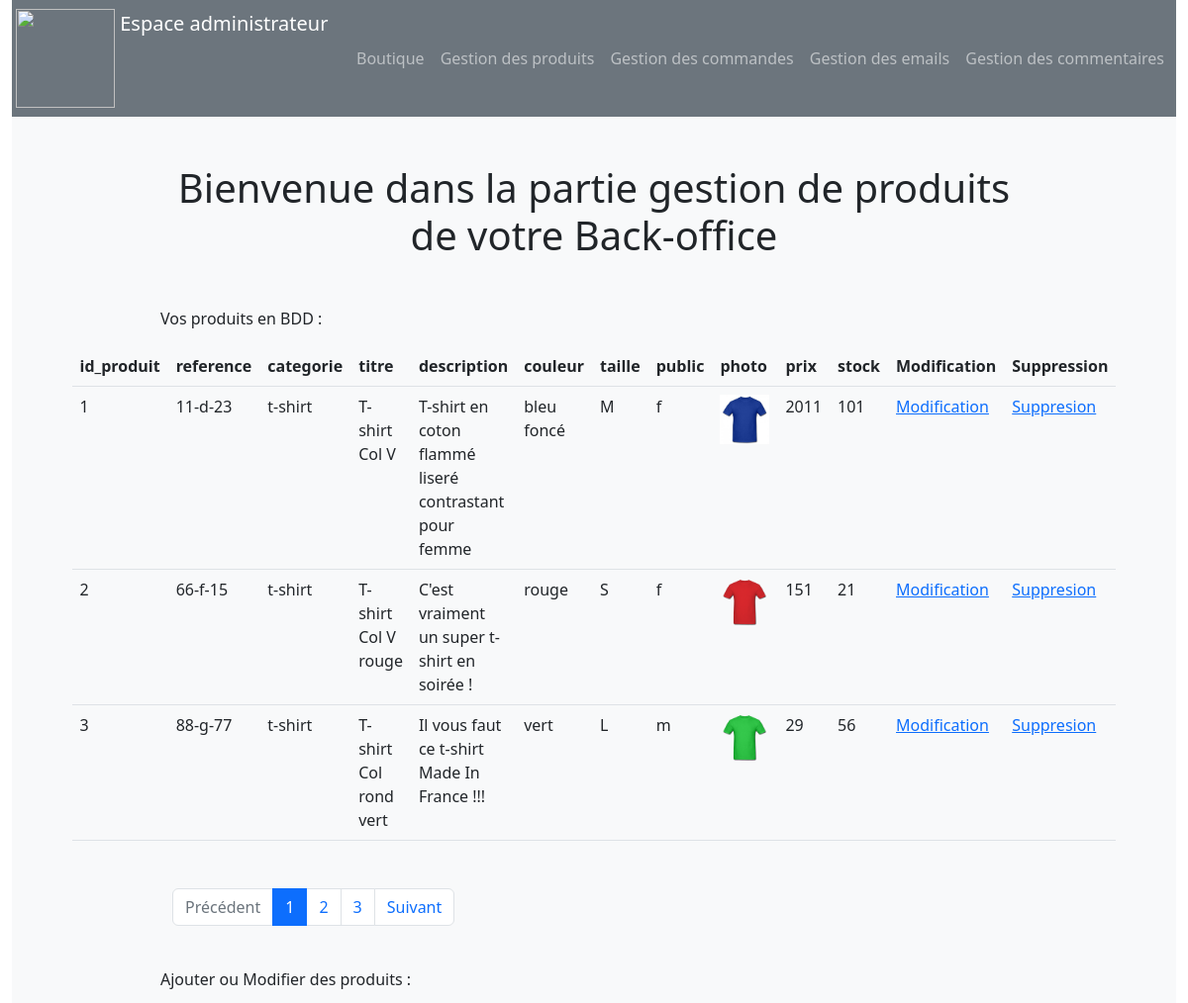
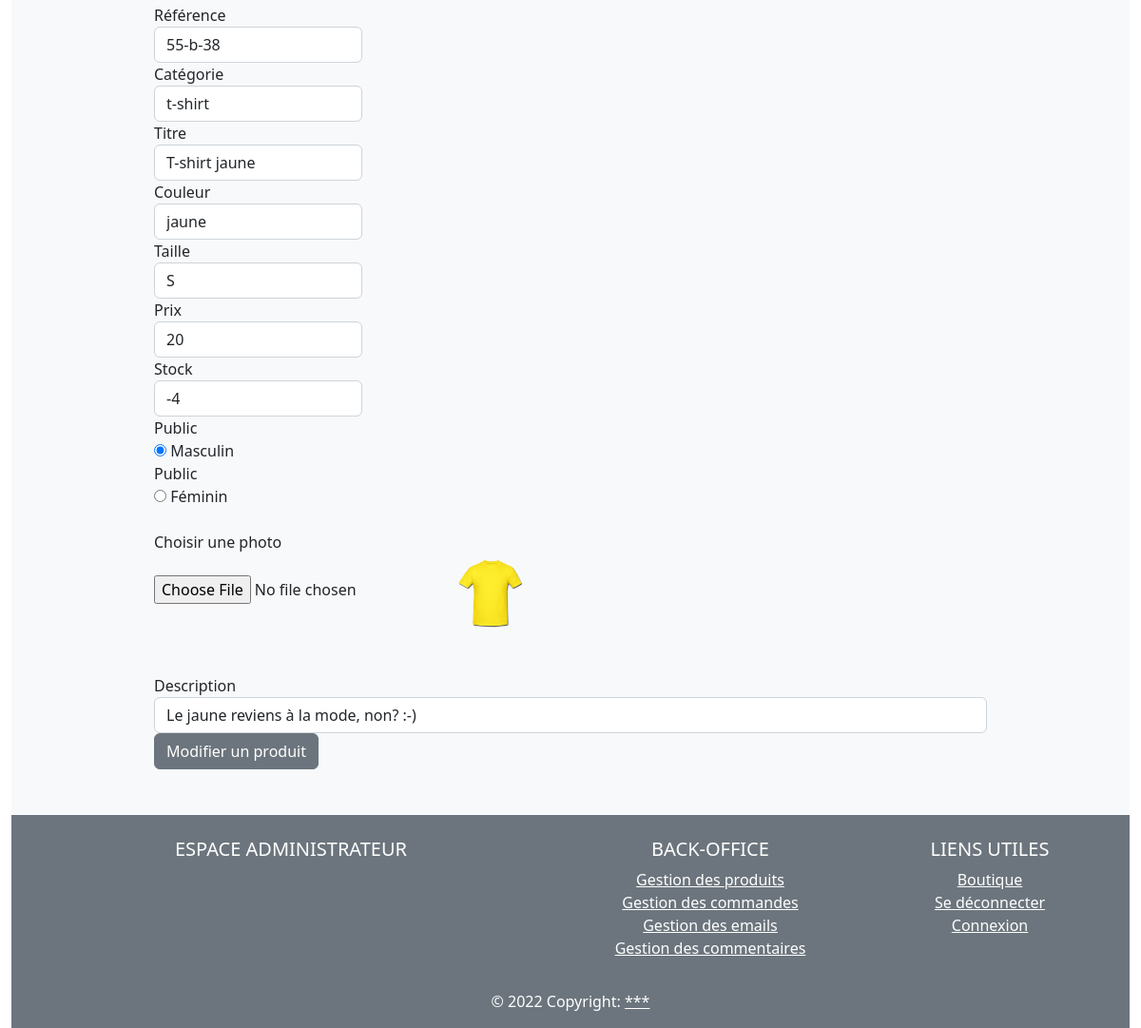
Screenshot of /admin/gestion_produits.php?action=modification&id_produit=4 with the database file from the repository (2 pictures, top to bottom).
### tables this page shows
CREATE TABLE `produit` (
  `id_produit` int(3) NOT NULL,
  `reference` varchar(20) NOT NULL,
  `categorie` varchar(20) NOT NULL,
  `titre` varchar(100) NOT NULL,
  `description` text NOT NULL,
  `couleur` varchar(20) NOT NULL,
  `taille` varchar(5) NOT NULL,
  `public` enum('m','f','mixte') NOT NULL,
  `photo` varchar(250) NOT NULL,
  `prix` int(3) NOT NULL,
  `stock` int(3) NOT NULL
);

### inc/fonction.php (called while the page is built, shortened)
<?php
    function pagination($pdo, $nombreArticlePagePage, $requeteSQL) {
        $articlesParPage = $nombreArticlePagePage;
        if(isset($_GET["page"]) && !empty($_GET["page"])) {
            $pageEnCours = $_GET["page"];
        } else {
            $pageEnCours = 1;
        }
        $nbrArticles = $pdo->query($requeteSQL)->fetchColumn();
        $pages = ceil($nbrArticles / $articlesParPage);
        $premierArticle = ($pageEnCours * $articlesParPage)  - $articlesParPage;
        $elemForPagination = ["nbrArticles" => $nbrArticles, "pages" => $pages, "premierArticle" => $premierArticle, "pageEnCours" => $pageEnCours];
        return $elemForPagination;
    }
?>

### admin/gestion_produits.php (the view, shortened to what this page needs)
<?php
require_once("../inc/init.php");
    if(isset($_GET["action"]) && $_GET["action"] == "modification") {
        $r = $pdo->query("SELECT * FROM produit WHERE id_produit = '$_GET[id_produit]' ");
        $produit = $r->fetch(PDO::FETCH_ASSOC);
    }
    $elementsPourLaPagination = pagination($pdo, 3, "SELECT COUNT(*) FROM produit");
$stmt = $pdo->query("SELECT * FROM produit LIMIT $elementsPourLaPagination[premierArticle], 3");
$reference = (isset($produit)) ? $produit["reference"] : "";
$categorie = (isset($produit)) ? $produit["categorie"] : "";
$titre = (isset($produit)) ? $produit["titre"] : "";
$description = (isset($produit)) ? $produit["description"] : "";
$couleur = (isset($produit)) ? $produit["couleur"] : "";
$taille = (isset($produit)) ? $produit["taille"] : "";
$photo = (isset($produit)) ? $produit["photo"] : "";
$prix = (isset($produit)) ? $produit["prix"] : "";
$stock = (isset($produit)) ? $produit["stock"] : "";
require_once("inc/header.php");
?>
<h1 class='mb-5 text-center'>Bienvenue dans la partie gestion de produits de votre Back-office</h1>
<p>Vos produits en BDD :</p>
<table class="table mb-5">
  <thead class="thead-dark">
    <tr>
        <?php for ($i = 0; $i < $stmt->columnCount(); $i++) {
            $col = $stmt->getColumnMeta($i); ?>
            <th scope="col"><?= $col['name']; ?></th>
        <?php } ?>
        <th scope="col"> Modification  </th>
        <th scope="col"> Suppression  </th>
    </tr>
  </thead>
  <tbody>
        <?php foreach($stmt->fetchAll(PDO::FETCH_ASSOC) as $index => $produit) { ?>
            <tr>
                <?php foreach($produit as $index => $valeur) {
                    if($index == 'photo') { ?>
                        <td> <img style="width:50px" src="<?= $valeur; ?>" alt=""> </td>
                    <?php } else { ?>
                        <td> <?php echo $produit[$index];  ?> </td>
                    <?php } ?>
                <?php } ?>
                <td> <a href="?action=modification&id_produit=<?= $produit["id_produit"]?>#ajout_modif"> Modification </a> </td>
                <td> <a href="?action=suppression&id_produit=<?= $produit["id_produit"]?>"> Suppresion </a> </td>
            </tr>
       <?php } ?>
  </tbody>
</table>
<div class="row col-md-12">
    <nav aria-label="Page navigation example">
    <ul class="pagination">
        <li class="page-item <?php echo ($elementsPourLaPagination["pageEnCours"] == 1) ? "disabled" : ""; ?>">
            <a class="page-link" href="?page=<?php echo $elementsPourLaPagination["pageEnCours"] - 1; ?>">Précédent</a>
        </li>
        <?php for($page = 1; $page <= $elementsPourLaPagination["pages"]; $page++) { ?>
            <li class="page-item <?php echo ($elementsPourLaPagination["pageEnCours"] == $page) ? "active" : ""; ?>">
                <a class="page-link" href="?page=<?php echo $page; ?>"><?php echo $page; ?></a>
            </li>
        <?php } ?>
        <li class="page-item <?php echo ($elementsPourLaPagination["pageEnCours"] == $elementsPourLaPagination["pages"]) ? "disabled" : ""; ?>">
            <a class="page-link" href="?page=<?php echo $elementsPourLaPagination["pageEnCours"] + 1; ?>">Suivant</a>
        </li>
    </ul>
    </nav>
</div>
<p id="ajout_modif">Ajouter ou Modifier des produits :</p>
<form action="" method="POST" enctype="multipart/form-data">
    <div class="form-row">
        <div class="form-group col-md-3">
            <label for="reference">Référence</label>
            <input type="text" class="form-control" id="reference" name="reference" value="<?= $reference; ?>">
        </div>
        <div class="form-group col-md-3">
            <label for="categorie">Catégorie</label>
            <input type="text" class="form-control" id="categorie" name="categorie" value="<?= $categorie; ?>">
        </div>
        <div class="form-group col-md-3">
            <label for="titre">Titre</label>
            <input type="text" class="form-control" id="titre" name="titre" value="<?= $titre; ?>">
        </div>
        <div class="form-group col-md-3">
            <label for="couleur">Couleur</label>
            <input type="text" class="form-control" id="couleur" name="couleur" value="<?= $couleur; ?>">
        </div>
        <div class="form-group col-md-3">
            <label for="taille">Taille</label>
            <input type="text" class="form-control" id="taille" name="taille" value="<?= $taille; ?>">
        </div>
        <div class="form-group col-md-3">
            <label for="prix">Prix</label>
            <input type="text" class="form-control" id="prix" name="prix" value="<?= $prix; ?>">
        </div>
        <div class="form-group col-md-3">
            <label for="stock">Stock</label>
            <input type="text" class="form-control" id="stock" name="stock" value="<?= $stock; ?>">
        </div>
        <div class="form-group col-md-2">
            <label for="public_m">Public</label>
            <div class="custom-control custom-radio">
                <input type="radio" id="public_m" name="public" class="custom-control-input" value="m" checked>
                <label class="custom-control-label" for="public_m">Masculin</label>
            </div>
            <label for="public_f">Public</label>
            <div class="custom-control custom-radio">
                <input type="radio" id="public_f" name="public" class="custom-control-input" value="f">
                <label class="custom-control-label" for="public_f">Féminin</label>
            </div>
        </div>
        <br>
        <div class="custom-file mb-5">
            <label class="custom-file-label" for="maPhoto">Choisir une photo</label>
            <br>
            <input type="file" class="custom-file-input mt-1" id="maPhoto" name="maPhoto">
            <?php if(isset($_GET["action"]) && $_GET["action"] == "modification") { ?>
                <img class="mt-1" style="width:75px" src="<?= $photo; ?>" alt="<?= $titre; ?>" title="<?= $description; ?>">
            <?php } ?>
        </div>
        <div class="form-group col-md-12">
            <label for="description">Description</label>
            <input type="text" class="form-control" id="description" name="description" value="<?= $description; ?>">
        </div>
        <?php if(isset($_GET["action"]) && $_GET["action"] == "modification") { ?>
            <button type="submit" class="btn btn-secondary" name="modifierProduit">Modifier un produit</button>
        <?php } else { ?>
            <button type="submit" class="btn btn-secondary" name="ajouterProduit">Ajouter un produit</button>
        <?php } ?>
    </div>
</form>
<?php
    require_once("inc/footer.php");
?>

### admin/inc/css/style.css (style rules this page uses)
nav { min-height: 10vh; }

### rows the page displays
produit: id_produit "1", reference "11-d-23", categorie "t-shirt", titre "T-shirt Col V", description "T-shirt en coton flammé liseré contrastant pour femme", couleur "bleu foncé", taille "M", public "f", photo (picture), prix "2011", stock "101"
produit: id_produit "2", reference "66-f-15", categorie "t-shirt", titre "T-shirt Col V rouge", description "C'est vraiment un super t-shirt en soirée !", couleur "rouge", taille "S", public "f", photo (picture), prix "151", stock "21"
produit: id_produit "3", reference "88-g-77", categorie "t-shirt", titre "T-shirt Col rond vert", description "Il vous faut ce t-shirt Made In France !!!", couleur "vert", taille "L", public "m", photo (picture), prix "29", stock "56"
produit: reference "55-b-38", categorie "t-shirt", titre "T-shirt jaune", couleur "jaune", taille "S", prix "20", stock "-4", photo (picture), description "Le jaune reviens à la mode, non? :-)"

### other values shown
$col['name'] "id_produit"
$col['name'] "reference"
$col['name'] "categorie"
$col['name'] "titre"
$col['name'] "description"
$col['name'] "couleur"
$col['name'] "taille"
$col['name'] "public"
$col['name'] "photo"
$col['name'] "prix"
$col['name'] "stock"
